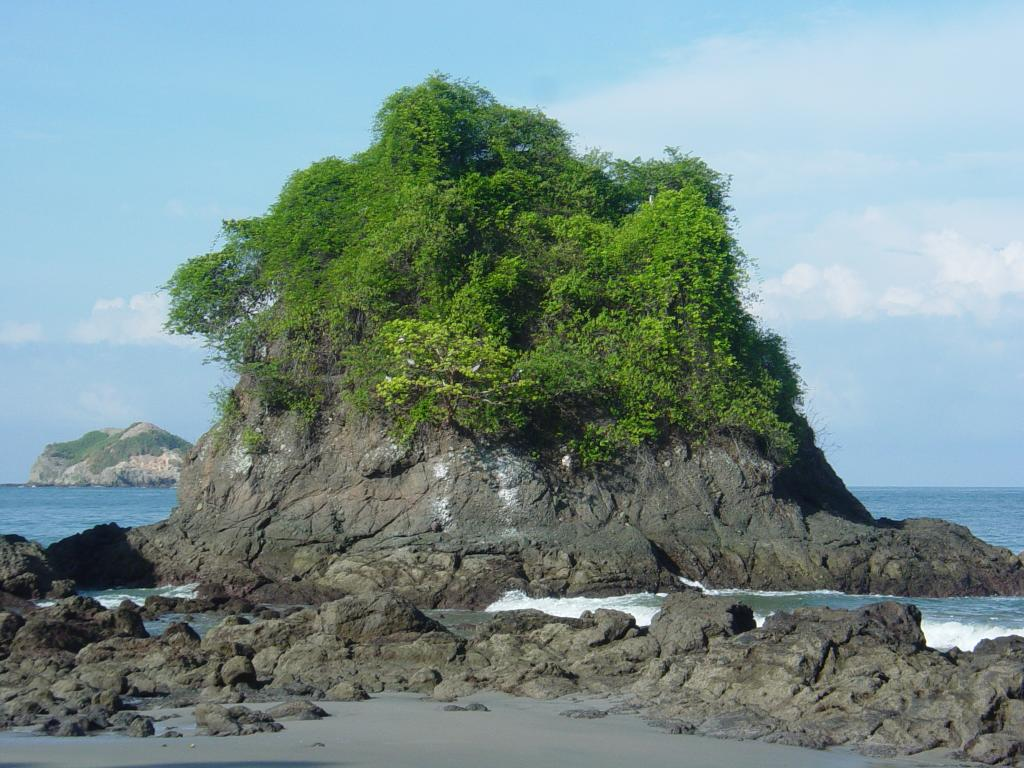
#> input picture Lab2/Grupo3-Laboratorio02/prueba.jpeg, 1024 x 768 px
$ python gauss.py
#> lines starting #> are read from the running program, lines starting #| are printed output that depends on the picture
#> further down, image is the input picture: shape (768, 1024, 3); mean B, G, R 140.3, 142.4, 120.6
import cv2 as cv
import math
import numpy as np

# Procesamiento en escala de grises
def rgb2gray(img):
    h=img.shape[0]
    w=img.shape[1]
    img1=np.zeros((h,w),np.uint8)
    for i in range(h):
        for j in range(w):
            img1[i,j]=0.144*img[i,j,0]+0.587*img[i,j,1]+0.299*img[i,j,1]
    return img1

 # Calcular el núcleo de convolución gaussiano
def gausskernel(size):
    sigma=1.0
    gausskernel=np.zeros((size,size),np.float32)
    for i in range (size):
        for j in range (size):
            norm=math.pow(i-1,2)+pow(j-1,2)
            gausskernel [i, j] = math.exp (-norm / (2 * math.pow (sigma, 2))) # Encuentra convolución gaussiana
        suma = np.sum (gausskernel) # sum
        kernel = gausskernel / suma # normalización
    return kernel

 # Filtro gaussiano
def gauss(img):
    h=img.shape[0]
    w=img.shape[1]
    img1=np.zeros((h,w),np.uint8)
    kernel = gausskernel (3) # Calcular kernel de convolución gaussiana
    for i in range (1,h-1):
        for j in range (1,w-1):
            suma=0
            for k in range(-1,2):
                for l in range(-1,2):
                    suma += img[i + k, j + l] * kernel[k + 1, l + 1] # filtro gaussiano
            img1[i,j]=suma
    return img1

def gaussianFilter(img):

    h,w,c = img.shape
#> h = 768; w = 1024; c = 3

    kernel_size = 5
    sigma = 1

    pad = kernel_size//2
    res = np.zeros((h + 2*pad,w + 2*pad,c), dtype = float)
    res[pad:pad+h,pad:pad+w] = img.copy().astype(float)
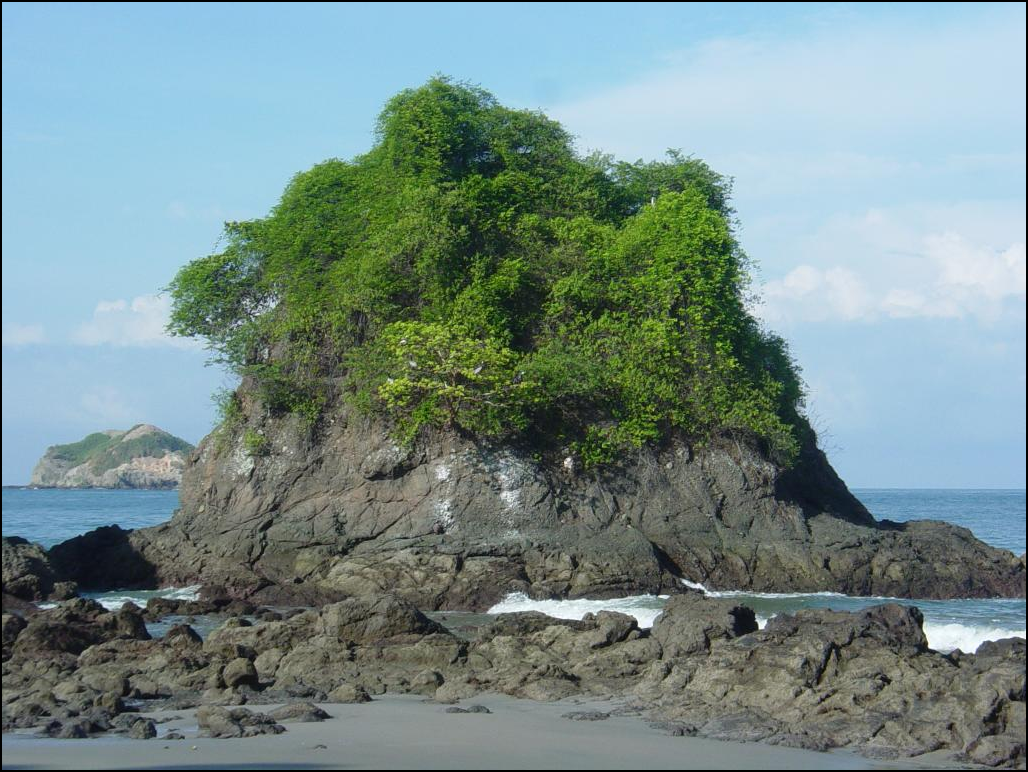
#> res: shape (772, 1028, 3) float64; mean B, G, R 139, 141.1, 119.5

    # nucleo de filtrado
    kernel = np.zeros((kernel_size,kernel_size), dtype = float)

    for x in range(-pad, -pad + kernel_size):
        for y in range(-pad, -pad + kernel_size):
            kernel[y+pad,x+pad] = np.exp(-(x**2 + y**2)/(2*(sigma**2)))
    kernel /= (sigma * np.sqrt(2*np.pi))
    kernel /=  kernel.sum()

    tmp = res.copy()
    for y in range(h):
        for x in range(w):
            for ci in range(c):
                res[pad+y,pad+x,ci] = np.sum(kernel*tmp[y:y+kernel_size, x:x+kernel_size, ci])

    res = res[pad:pad+h,pad:pad+w].astype(np.uint8)
#> res: shape (768, 1024, 3)

    return res

image = cv.imread("prueba.jpeg")

gaussimg = gaussianFilter(image)

cv.imshow("gaussimg",gaussimg)
